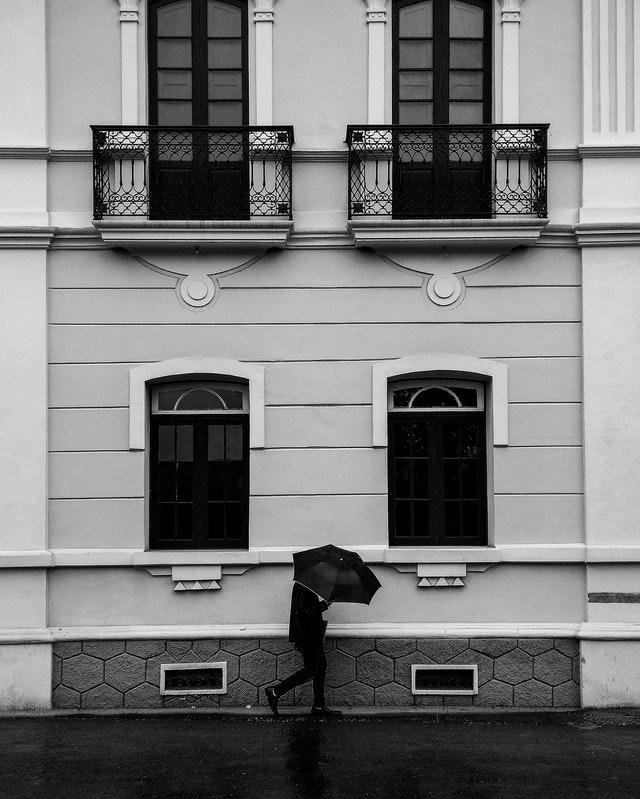
#> input picture TP2-Image Filtering/walking.jpg, 640 x 799 px
$ jupyter execute --allow-errors TP2_Image_Filtering.ipynb   (shell and % lines are left out)
#> lines starting #> are read from the running program, lines starting #| are printed output that depends on the picture
# Image Filtering

The main objectives of this module are:

* Implement point filtering with look-up tables.
* Implement region filtering with kernel convolution, morphological operations and edge detection.
* Understand spatial frequency information with the Fourier transform.

## 1. Look-up tables

Look-up tables are a very useful tool to perform simple pixel-level filtering of an image.

Numpy arrays indexing ([see reference here](http://docs.scipy.org/doc/numpy/user/basics.indexing.html)) is a very powerful tool, but can be a bit counter-intuitive at first. We will use it to quickly create and use look-up tables to transform an image.

Look at the short example below.

We construct an image with 4 possible values for each pixel (-> $I(x,y) \in \{0,1,2,3\}$). We then build the following LUT:

|Input value|Output value|
|--|--|
|0|2|
|1|3|
|2|1|
|3|0|

And we apply it on the image.

[cell 1]
import numpy as np
import matplotlib.pyplot as plt
from matplotlib import cm

# Let's create a 3x3 "image" with 4 possible pixel values (in [0,3])
im = np.array([[1,0,2],[2,1,3],[3,3,1]])

# look-up table is a vector of size 4 mapping the new value for the pixels of m
lut = np.array([2,3,1,0]) # maps 0 -> 2, 1 -> 3, 2 -> 1, 3 -> 0

plt.figure(figsize=(8,2))
plt.plot(lut)
plt.title('Look-up table')
plt.show()

# we can use numpy vector indexing to apply the look-up table:
new_im = lut[im] # This will create a new array with the same size as m

plt.figure(figsize=(8,4))
plt.subplot(1,2,1) #supblot is useful to display images side-by-side
plt.imshow(im, cmap=cm.gray)
plt.title('Original')
plt.subplot(1,2,2)
plt.imshow(new_im, cmap=cm.gray)
plt.title('LUT(Original)')
plt.show()
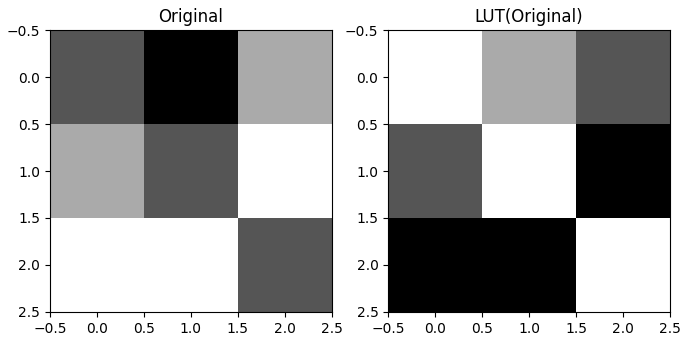
#> figure drawn by matplotlib, 2 panels

So a LUT for a grayscale image will be a 256-length vector. The first value in this vector will be the "new value to give all pixels that are equal to 0 in the original image".

For inverting a greyscale image, this would mean that we want all 0s to become 255s, all 1s to become 254s, etc...

[cell 2]
# so lut_inv[0] = 255, lut_inv[255] = 0
## -- Your code here -- ##
import numpy as np
import numpy as np
import matplotlib.pyplot as plt
from matplotlib import cm

lut_inv = np.arange(255,-1,-1)
print(lut_inv) # so lut_inv[0] = 255, lut_inv[255] = 0

**Starting from this example, create the following LUTs** and apply them to the "walking.jpg" image:
1. For inverting an image (so that $0 \rightarrow 255$, $255 \rightarrow 0$)
1. To keep only graylevel such that $g \ge t$, setting all other values to 0.
1. To reduce the number of gray levels from 256 to 8 (so that $255 \rightarrow 7$, $0 \rightarrow 0$).
1. To "stretch" the histogram so that, given a **minimum value** $T_{min}$ and a **maximum value** $T_{max}$, we have :
    * If $I(x,y) < T_{min}$, the new value is set to 0
    * If $I(x,y) > T_{max}$, the new value is set to 255
    * Values between $T_{min}$ and $T_{max}$ are stretched to cover the entire histogram.
1. to perform an **equalization** of the walking.jpg image (so that the histogram becomes "as flat as possible")

[cell 3]
#1. For inverting an image

from skimage.io import imread,imshow,imsave
## -- Your code here -- ##

im = imread('walking.jpg')
#> im is the input picture: shape (799, 640); min 0, max 255, mean 121.2
print(im)
#> (printed output is left out)
im_inv = lut_inv[im]
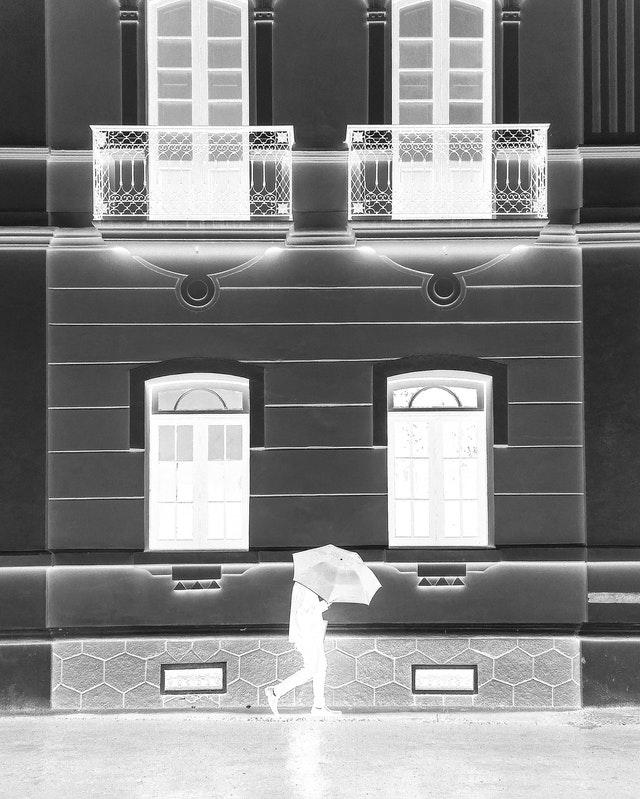
#> im_inv: shape (799, 640) int64; min 0, max 255, mean 133.8

plt.gray()
plt.figure(figsize=(15,5))
plt.subplot(1,3,1)
plt.imshow(im)
plt.subplot(1,3,2)
plt.plot(lut_inv)
plt.subplot(1,3,3)
plt.imshow(im_inv)
plt.show()
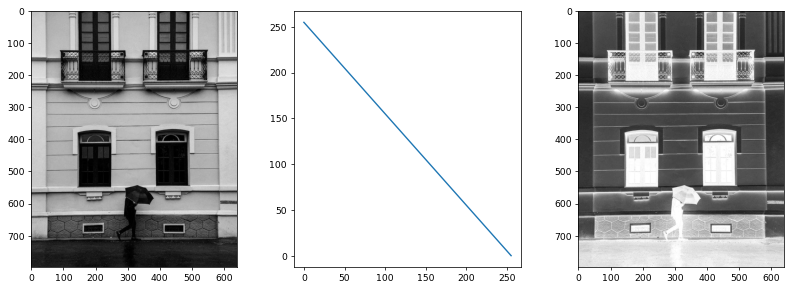
#> figure drawn by matplotlib, 3 panels; panel 2: curve peaks at x = 0, y = 255

[cell 4]
#2 Keep graylevels above a certain threshold

## -- Your code here -- ##
lut_thresh = np.zeros((256,)) # Initialize to 0
t = 100# arbitrary threshold
for i in range(t): lut_thresh[i] = 0 # put 0 wherever g < t
for i in range(t,256): lut_thresh[i] = i
im = imread('walking.jpg')
im_thresh = im.copy()
im_final = lut_thresh[im]
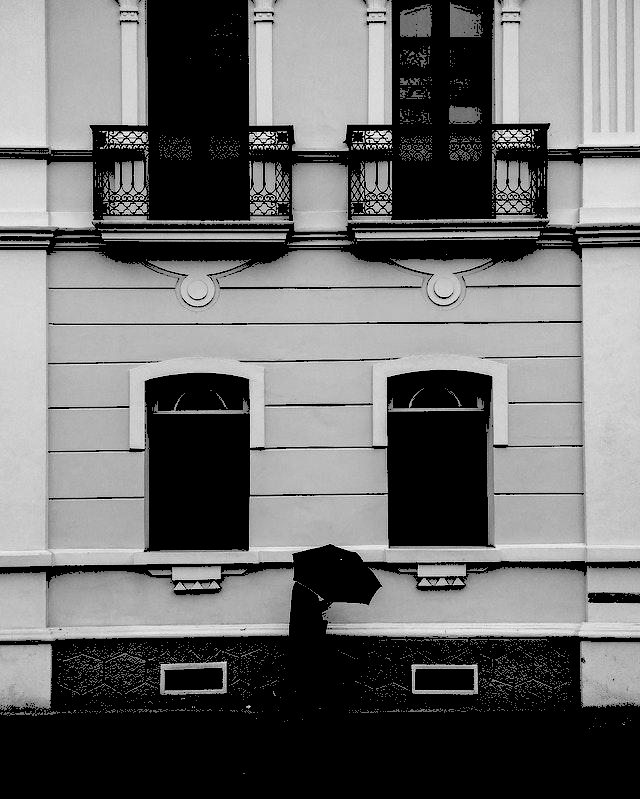
#> im_final: shape (799, 640) float64; min 0, max 255, mean 106.8

plt.gray()
plt.figure(figsize=(15,5))
plt.subplot(1,3,1)
plt.imshow(im)
plt.subplot(1,3,2)
plt.plot(lut_thresh)
plt.subplot(1,3,3)
plt.imshow(im_final)
plt.show()
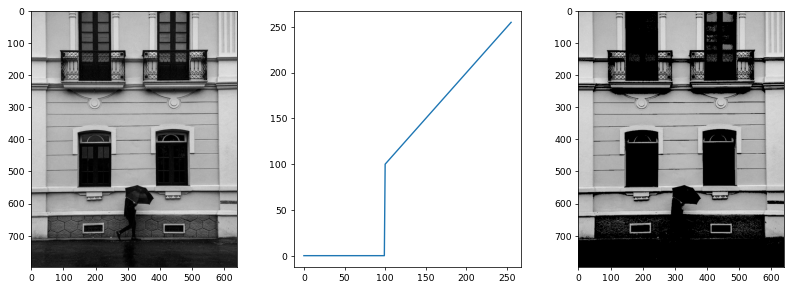
#> figure drawn by matplotlib, 3 panels; panel 2: curve peaks at x = 255, y = 255

Let's have a quick look at the effect on the histogram:

[cell 5]
## -- Your code here -- ##
plt.figure(figsize=(15,5))
plt.hist(im.flatten(), bins=256)
plt.figure(figsize=(15,5))
plt.hist(im_final.flatten(), bins=256)
plt.show()
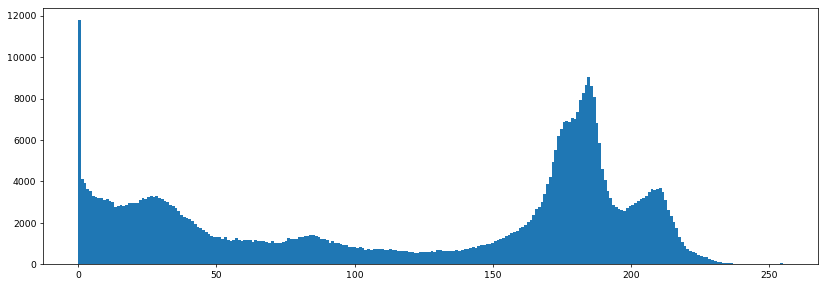
#> figure drawn by matplotlib, 1 panel; tallest bar 11794 high, from x = 0 to 0.996
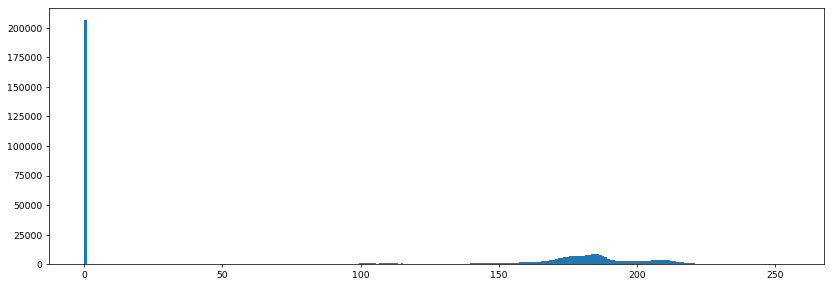
#> figure drawn by matplotlib, 1 panel; tallest bar 206681 high, from x = 0 to 0.996

As we can see, we have a huge peak at 0, as all pixels that had a value between 0 and the threshold have been set to 0. The rest of the histogram has the same shape as before (except it obviously looks flatter next to the 0 peak).

Next, we want to reduce the number of gray levels from 256 to 8 (meaning that we reduce the "dynamic range" of the image). So we want lut[0] = 0 and lut[255] = 7:

[cell 6]
#3 To reduce the number of gray levels from 256 to 8

## -- Your code here -- ##
lut_reduce = np.zeros((256,))
for i in range(256): lut_reduce[i] = i//32
im = imread('walking.jpg')
im_reduce = lut_reduce[im]
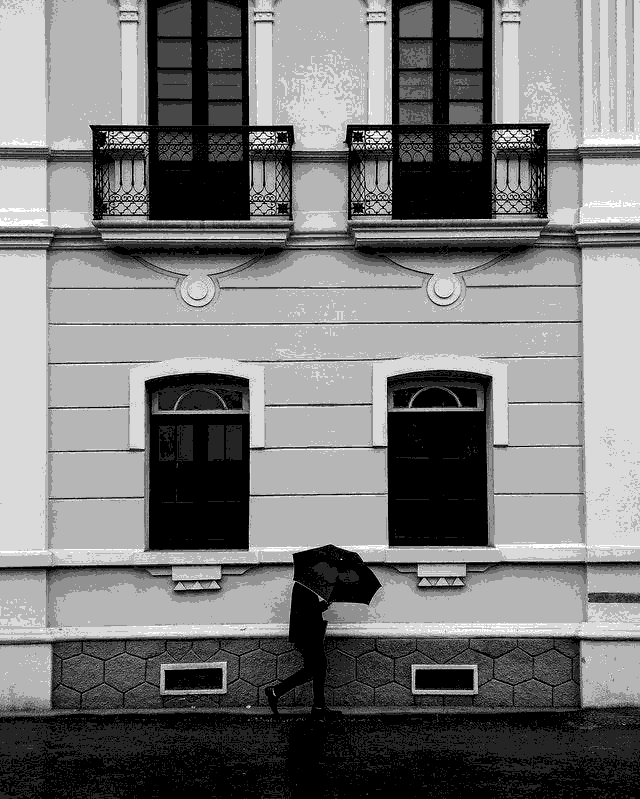
#> im_reduce: shape (799, 640) float64; min 0, max 7, mean 3.3; drawn with min black and max white

plt.gray()
plt.figure(figsize=(15,5))
plt.subplot(1,3,1)
plt.imshow(im)
plt.subplot(1,3,2)
plt.plot(lut_reduce)
plt.subplot(1,3,3)
plt.imshow(im_reduce)
plt.show()
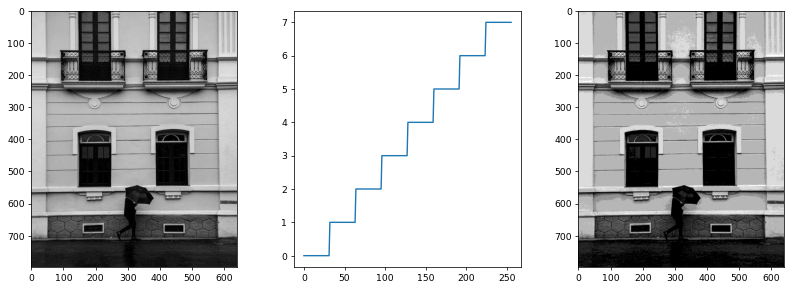
#> figure drawn by matplotlib, 3 panels; panel 2: curve peaks at x = 224, y = 7

plt.figure(figsize=(15,5))
plt.hist(im.flatten(), bins=256)
plt.figure(figsize=(15,5))
plt.hist(im_reduce.flatten(), bins=8)
plt.show()
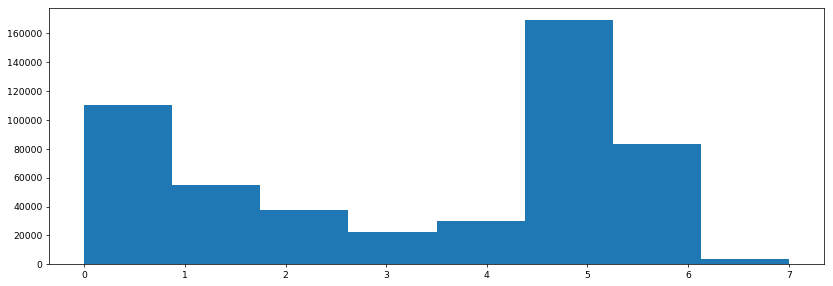
#> figure drawn by matplotlib, 1 panel; tallest bar 169214 high, from x = 4.38 to 5.25

$ run again, with TP2-Image Filtering/astronaut_noisy.jpg copied over TP2-Image Filtering/walking.jpg
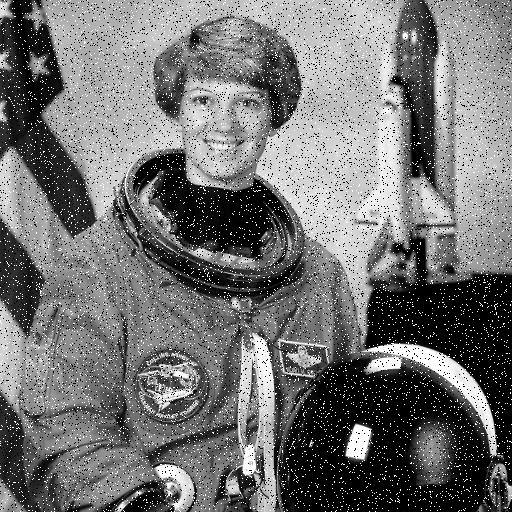
#> input picture TP2-Image Filtering/astronaut_noisy.jpg, 512 x 512 px
#> im is the input picture: shape (512, 512); min 0, max 255, mean 114.6
#> (printed output is left out)
#> `im_inv = lut_inv[im]`:
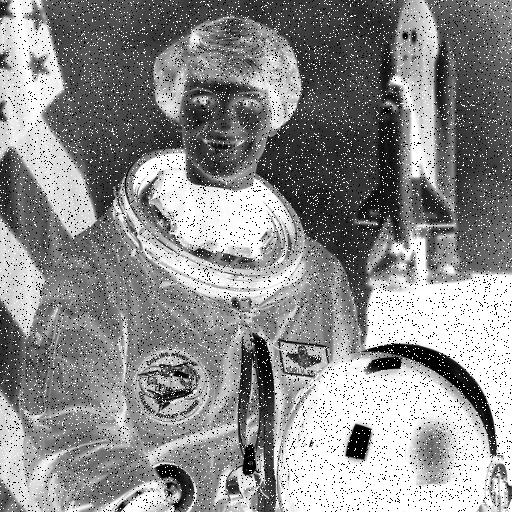
#> im_inv: shape (512, 512) int64; min 0, max 255, mean 140.4
#> `plt.show()`:
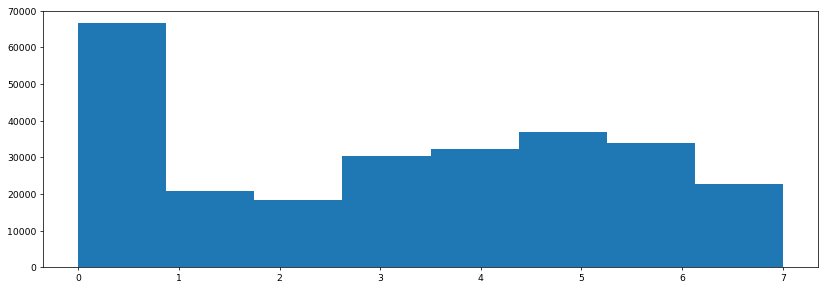
#> figure drawn by matplotlib, 1 panel; tallest bar 66709 high, from x = 0 to 0.875

$ run again, with TP2-Image Filtering/etretat.jpg copied over TP2-Image Filtering/walking.jpg
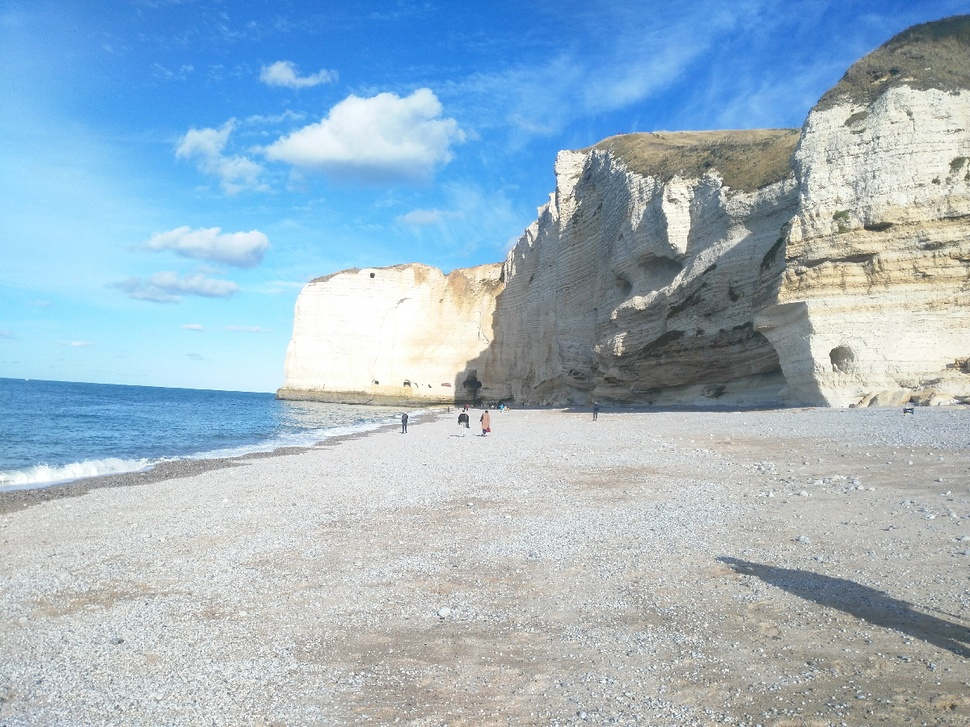
#> input picture TP2-Image Filtering/etretat.jpg, 970 x 727 px, shrunk from 1200 x 900 before the run
#> im is the input picture: shape (727, 970, 3); mean R, G, B 158, 181.4, 197.9
#> (printed output is left out)
#> `plt.show()`:
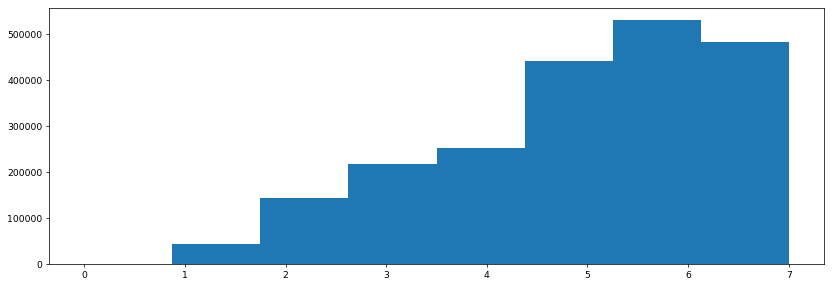
#> figure drawn by matplotlib, 1 panel; tallest bar 531608 high, from x = 5.25 to 6.12
